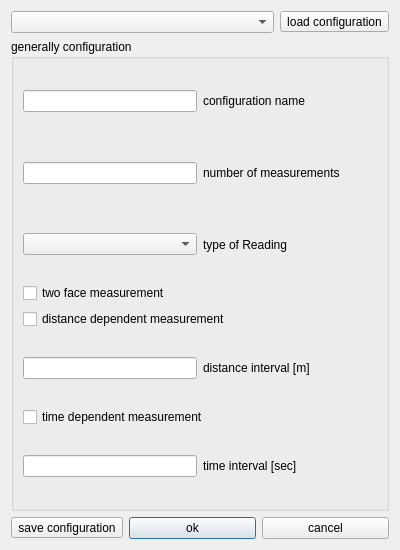
<?xml version="1.0" encoding="UTF-8"?>
<ui version="4.0">
 <class>MeasurementConfigDialog</class>
 <widget class="QDialog" name="MeasurementConfigDialog">
  <property name="geometry">
   <rect>
    <x>0</x>
    <y>0</y>
    <width>400</width>
    <height>550</height>
   </rect>
  </property>
  <property name="windowTitle">
   <string>measurement configuration</string>
  </property>
  <layout class="QVBoxLayout" name="verticalLayout" stretch="1,15,1">
   <item>
    <layout class="QHBoxLayout" name="horizontalLayout_2" stretch="1,1">
     <item>
      <widget class="QComboBox" name="comboBox_existingConfigs"/>
     </item>
     <item>
      <widget class="QToolButton" name="toolButton_loadConfig">
       <property name="text">
        <string>load configuration</string>
       </property>
      </widget>
     </item>
    </layout>
   </item>
   <item>
    <widget class="QGroupBox" name="groupBox">
     <property name="title">
      <string>generally configuration</string>
     </property>
     <layout class="QVBoxLayout" name="verticalLayout_3">
      <item>
       <layout class="QHBoxLayout" name="horizontalLayout" stretch="1,1">
        <item>
         <widget class="QLineEdit" name="lineEdit_configName"/>
        </item>
        <item>
         <widget class="QLabel" name="label_configName">
          <property name="text">
           <string>configuration name</string>
          </property>
         </widget>
        </item>
       </layout>
      </item>
      <item>
       <layout class="QHBoxLayout" name="horizontalLayout_3" stretch="1,1">
        <item>
         <widget class="QLineEdit" name="lineEdit_count"/>
        </item>
        <item>
         <widget class="QLabel" name="label_count">
          <property name="text">
           <string>number of measurements</string>
          </property>
         </widget>
        </item>
       </layout>
      </item>
      <item>
       <layout class="QHBoxLayout" name="horizontalLayout_6" stretch="1,1">
        <item>
         <widget class="QComboBox" name="comboBox_typeOfReading"/>
        </item>
        <item>
         <widget class="QLabel" name="label_typeOfReading">
          <property name="text">
           <string>type of Reading</string>
          </property>
         </widget>
        </item>
       </layout>
      </item>
      <item>
       <widget class="QCheckBox" name="checkBox_fsbs">
        <property name="text">
         <string>two face measurement</string>
        </property>
       </widget>
      </item>
      <item>
       <widget class="QCheckBox" name="checkBox_distanceDependent">
        <property name="text">
         <string>distance dependent measurement</string>
        </property>
       </widget>
      </item>
      <item>
       <layout class="QHBoxLayout" name="horizontalLayout_7" stretch="1,1">
        <item>
         <widget class="QLineEdit" name="lineEdit_distanceInterval"/>
        </item>
        <item>
         <widget class="QLabel" name="label_distanceInterval">
          <property name="text">
           <string>distance interval [m]</string>
          </property>
         </widget>
        </item>
       </layout>
      </item>
      <item>
       <widget class="QCheckBox" name="checkBox_timeDependent">
        <property name="text">
         <string>time dependent measurement</string>
        </property>
       </widget>
      </item>
      <item>
       <layout class="QHBoxLayout" name="horizontalLayout_8" stretch="1,1">
        <item>
         <widget class="QLineEdit" name="lineEdit_timeInterval"/>
        </item>
        <item>
         <widget class="QLabel" name="label_timeInterval">
          <property name="text">
           <string>time interval [sec]</string>
          </property>
         </widget>
        </item>
       </layout>
      </item>
     </layout>
    </widget>
   </item>
   <item>
    <layout class="QHBoxLayout" name="horizontalLayout_5" stretch="1,1,1">
     <item>
      <widget class="QToolButton" name="toolButton_saveConfiguration">
       <property name="text">
        <string>save configuration</string>
       </property>
      </widget>
     </item>
     <item>
      <widget class="QPushButton" name="pushButton_ok">
       <property name="text">
        <string>ok</string>
       </property>
      </widget>
     </item>
     <item>
      <widget class="QPushButton" name="pushButton_cancel">
       <property name="text">
        <string>cancel</string>
       </property>
      </widget>
     </item>
    </layout>
   </item>
  </layout>
 </widget>
 <resources/>
 <connections/>
</ui>
